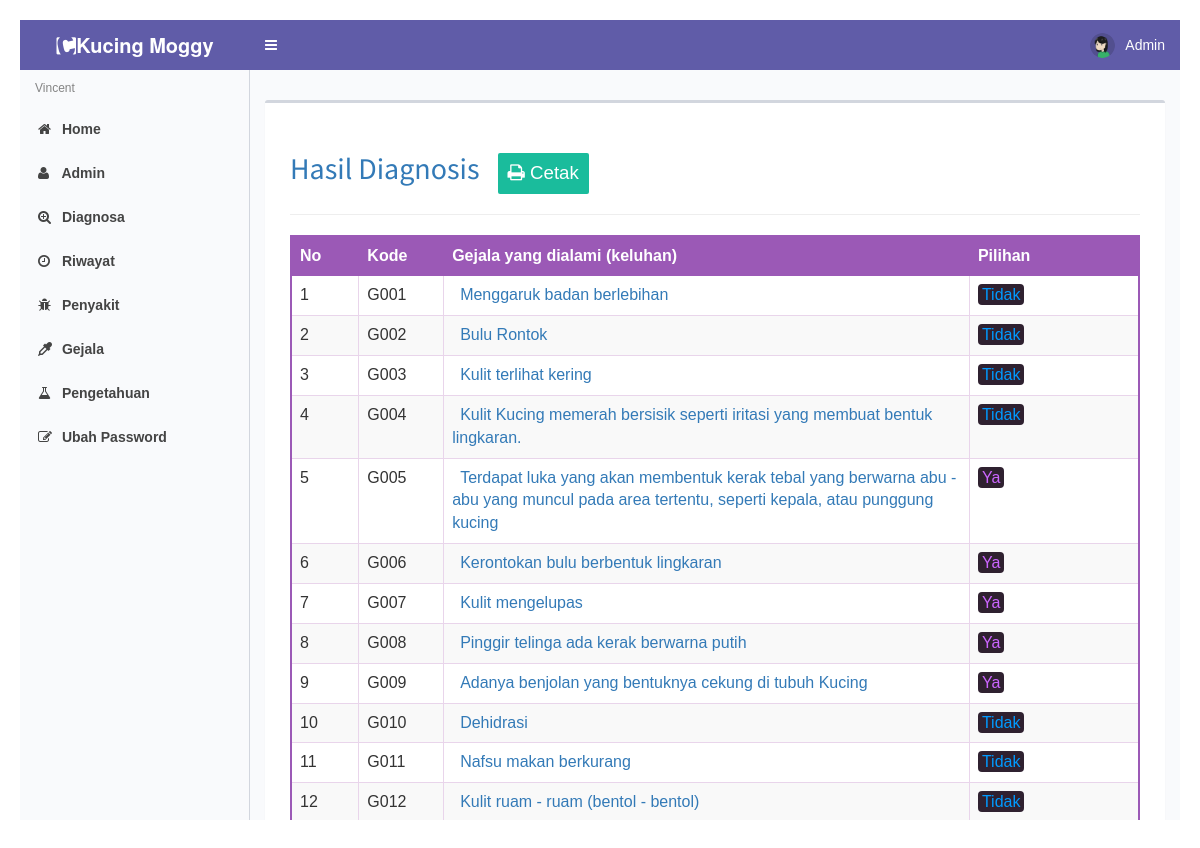
/riwayat-detail/161 (signed in), run on the app's committed database.
### tables this page shows
CREATE TABLE `gejala` (
  `kode_gejala` int(11) NOT NULL,
  `nama_gejala` varchar(500) NOT NULL,
  `pertanyaan` varchar(500) NOT NULL
);

### modul/riwayat/detail.php (the view, shortened to what this page needs)
<?php
if ($_GET['id']) {
  $arcolor = array('#ffffff', '#cc66ff', '#019AFF', '#00CBFD', '#00FEFE', '#A4F804', '#FFFC00', '#FDCD01', '#FD9A01', '#FB6700');
  $argejala = array();
  $sqlkondisi = mysqli_query($conn, "SELECT * FROM kondisi order by id+0");
  while ($rkondisi = mysqli_fetch_array($sqlkondisi)) {
    $arkondisitext[$rkondisi['id']] = $rkondisi['kondisi'];
  }
  $sqlpkt = mysqli_query($conn, "SELECT * FROM penyakit order by kode_penyakit+0");
  while ($rpkt = mysqli_fetch_array($sqlpkt)) {
    $arpkt[$rpkt['kode_penyakit']] = $rpkt['nama_penyakit'];
    $argpkt[$rpkt['kode_penyakit']] = $rpkt['gambar'];
  }
  $sqlhasil = mysqli_query($conn, "SELECT * FROM hasil where id_hasil=" . $_GET['id']);
  while ($rhasil = mysqli_fetch_array($sqlhasil)) {
    $arpenyakit = unserialize($rhasil['penyakit']);
    $argejala = unserialize($rhasil['gejala']);
  }
  echo "<div class='content'>
	<h2 class='text text-primary'>Hasil Diagnosis &nbsp;&nbsp;<button id='print' onClick='window.print();' data-toggle='tooltip' data-placement='right' title='Klik tombol ini untuk mencetak hasil diagnosa'><i class='fa fa-print'></i> Cetak</button> </h2>
		  <hr><table class='table table-bordered table-striped diagnosa'>
          <th width=8%>No</th>
          <th width=10%>Kode</th>
          <th>Gejala yang dialami (keluhan)</th>
          <th width=20%>Pilihan</th>
          </tr>";
  $ig = 0;
  foreach ($argejala as $key => $value) {
    $kondisi = $value;
    $ig++;
    $sql4 = mysqli_query($conn, "SELECT * FROM gejala where kode_gejala = '$key'");
    $r4 = mysqli_fetch_array($sql4);
    echo '<tr><td>' . $ig . '</td>';
    echo '<td>G' . str_pad($r4['kode_gejala'], 3, '0', STR_PAD_LEFT) . '</td>';
    echo '<td><span class="hasil text text-primary">' . $r4['nama_gejala'] . "</span></td>";
    echo '<td><span class="kondisipilih" style="color:' . $arcolor[$kondisi] . '">' . $arkondisitext[$kondisi] . "</span></td></tr>";
  }
  $np = 0;
  foreach ($arpenyakit as $key => $value) {
    $np++;
    $idpkt[$np] = $key;
    $nmpkt[$np] = $arpkt[$key];
    $vlpkt[$np] = $value;
  }
  if ($argpkt[$idpkt[1]]) {
    $gambar = 'gambar/penyakit/' . $argpkt[$idpkt[1]];
  } else {
    $gambar = 'gambar/noimage.png';
  }
  echo "</table><div class='well well-small'><img class='card-img-top img-bordered-sm' style='float:right; margin-left:15px;' src='" . $gambar . "' height=200><h3>Hasil Diagnosa</h3>";
  echo "<div class='callout callout-default'>Jenis penyakit yang diderita adalah <b><h3 class='text text-success'>" . $nmpkt[1] . "</b> / " . round($vlpkt[1], 2) . " % (" . $vlpkt[1] . ")<br></h3>";
  echo "</div></div><div class='box box-info box-solid'><div class='box-header with-border'><h3 class='box-title'>Detail</h3></div><div class='box-body'><h4>";
  echo "</h4></div></div>
          <div class='box box-warning box-solid'><div class='box-header with-border'><h3 class='box-title'>Saran</h3></div><div class='box-body'><h4>";
  echo "</h4></div></div>
          <div class='box box-danger box-solid'><div class='box-header with-border'><h3 class='box-title'>Kemungkinan lain:</h3></div><div class='box-body'><h4>";
  echo "</div></div>
		  </div>";
}
?>

### index.php (shortened to what this page needs)
<!DOCTYPE html>
<html>
<head>
  <link href="css/font-awesome-4.2.0/font-awesome-4.2.0/css/font-awesome.min.css" rel="stylesheet">
  <link href="css/owl-carousel/owl.carousel.css" rel="stylesheet" media="all">
  <link href="css/owl-carousel/owl.theme.css" rel="stylesheet" media="all">
  <link href="css/magnific-popup.css" type="text/css" rel="stylesheet" media="all" />
  <link href="css/font.css" rel="stylesheet" type="text/css" media="all">
  <link href="css/fontello.css" rel="stylesheet" type="text/css" media="all">
  <link href="css/main.css" rel="stylesheet" type="text/css" media="all" />
  <link rel=stylesheet href="css/paging.css" type="text/css" media=screen>
  <link rel="stylesheet" href="aset/bootstrap.css">
  <link rel="stylesheet" href="aset/AdminLTE.css">
  <link rel="stylesheet" href="aset/cinta.css">
  <link rel="stylesheet" href="aset/Ionicons/css/ionicons.min.css">
  <link rel="stylesheet" href="aset/skins/_all-skins.min.css">
  <link rel="stylesheet" href="aset/custom.css">
  <link rel="stylesheet" href="aset/icheck/green.css">
  <link rel="stylesheet" href="css/style.css">
</head>
<body id="pakarkucing" class="hold-transition skin-purple-light sidebar-mini">
  <div class="wrapper">
    <header class="main-header">
      <a href="./" class="logo">
        <span class="logo-lg"><b><i class="fa fa-contao" aria-hidden="true"></i>Kucing Moggy</b></span>
      </a>
      <nav class="navbar navbar-static-top" role="navigation">
        <a href="#" class="sidebar-toggle" data-toggle="offcanvas" role="button">
        </a>
        <div class="navbar-custom-menu">
          <ul class="nav navbar-nav">
            <?php
            if (isset($_SESSION['username']) && isset($_SESSION['password'])) {
            ?>
              <li class="dropdown user user-menu">
                <a href="#" class="dropdown-toggle" data-toggle="dropdown">
                  <img src="gambar/admin/admin.png" class="user-image" alt="User Image">
                  <?php echo ucfirst($_SESSION['username']); ?>
                </a>
              </li>
            <?php } ?>
          </ul>
        </div>
      </nav>
    </header>
    <aside class="main-sidebar">
      <section class="sidebar">
        <ul class="sidebar-menu">
          <li class="header">Vincent</li>
          <?php include "menu.php"; ?>
      </section>
    </aside>
    <div class="content-wrapper" style="min-height: 310px;">
      <section class="content-header">
      </section>
      <section class="content">
        <div class="box">
          <div class="box-body">
            <?php include "content.php"; ?>
          </div>
        </div>
      </section>
    </div>
  </div>
</body>
</html>

### menu.php (shortened to what this page needs)
<?php
$module = $_GET['module'];
?>
<li><a <?php if ($module == "") echo 'class="active"'; ?> href="./"><i class="fa fa-home"></i> <span>Home</span></a><li>
  <?php
  if (isset($_SESSION['username']) && isset($_SESSION['password'])) {
      ?>
    <li><a <?php if ($module == "admin") echo 'class="active"'; ?> href="admin"><i class="fa fa-user"></i> <span>Admin</span></a><li>
    <li><a <?php if ($module == "diagnosa") echo 'class="active"'; ?> href="diagnosa"><i class="fa fa-search-plus"></i> <span>Diagnosa</span></a><li>
    <li><a <?php if ($module == "riwayat") echo 'class="active"'; ?> href="riwayat"><i class="fa fa-clock-o"></i> <span>Riwayat</span></a><li>
    <li><a <?php if ($module == "penyakit") echo 'class="active"'; ?> href="penyakit"><i class="fa fa-bug"></i> <span>Penyakit</span></a><li>
    <li><a <?php if ($module == "gejala") echo 'class="active"'; ?> href="gejala"><i class="fa fa-eyedropper"></i> <span>Gejala</span></a><li>
    <li><a <?php if ($module == "pengetahuan") echo 'class="active"'; ?> href="pengetahuan"><i class="fa fa-flask"></i> <span>Pengetahuan</span></a><li>
    <li><a <?php if ($module == "password") echo 'class="active"'; ?> href="password"><i class="fa fa-edit"></i> <span>Ubah Password</span></a><li>
      <?php
  }else {
      ?>
    <li><a <?php if ($module == "diagnosa") echo 'class="active"'; ?> href="diagnosa"><i class="fa fa-search-plus"></i> <span>Diagnosa</span></a><li>
      <div class="container"></div>
      <?php
  }
  ?>

### content.php
<?php
if ($module == "") {
    include "modul/welcome.php";
} elseif ($module == "tentang") {
    include "modul/tentang.php";
} elseif ($module == "bantuan") {
    include "modul/bantuan.php";
} elseif ($module == "harga") {
    include "modul/harga.php";
} elseif ($module == "diagnosa") {
    include "modul/diagnosa/diagnosa.php";
} elseif ($module == "penyakit") {
    include "modul/penyakit/penyakit.php";
} elseif ($module == "admin") {
    include "modul/admin/admin.php";
} elseif ($module == "gejala") {
    include "modul/gejala/gejala.php";
} elseif ($module == "pengetahuan") {
    include "modul/pengetahuan/pengetahuan.php";
} elseif ($module == "password") {
    include "modul/password/password.php";
} elseif ($module == "keterangan") {
    include "modul/keterangan.php";
} elseif ($module == "riwayat") {
    include "modul/riwayat/riwayat.php";
} elseif ($module == "riwayat-detail") {
    include "modul/riwayat/detail.php";
} elseif ($module == "formlogin") {
    include "modul/formlogin.php";
}
?>

### css/main.css (style rules this page uses)
#print { border-bottom: 0; border-top: 0; border-left: 0; border-right: 0; text-decoration: none; font-family: sans-serif; font-size: 14pt; background-color: #1abc9c; color: #FFF; border-radius: 2px; text-align: center; padding: 10px; margin-top: 5px; }

### css/style.css (style rules this page uses)
span.hasil { padding: 8px; }
table.diagnosa th { background-color: #9b59b6; color: #fff; }
table.diagnosa { border: 2px solid #9b59b6; }
table.table-bordered.diagnosa th { border: 1px solid #9b59b6; }
table.table-bordered.diagnosa td { border: 1px solid #e9d5eb; }
span.kondisipilih { background-color: #2f2130; padding: 2px 4px; border-radius: 4px; }

### index.php (style rules this page uses)
body { font-family: Arial, sans-serif; margin: 20px; }
.content-wrapper { background-color: #f9fafc !important; }

### data on the page
gejala: kode_gejala "001", nama_gejala "Menggaruk badan berlebihan", kondisi "Tidak"
gejala: kode_gejala "002", nama_gejala "Bulu Rontok", kondisi "Tidak"
gejala: kode_gejala "003", nama_gejala "Kulit terlihat kering", kondisi "Tidak"
gejala: kode_gejala "004", nama_gejala "Kulit Kucing memerah bersisik seperti iritasi yang membuat bentuk lingkaran.", kondisi "Tidak"
gejala: kode_gejala "005", nama_gejala "Terdapat luka yang akan membentuk kerak tebal yang berwarna abu - abu yang muncul pada area tertentu, seperti kepala, atau punggung kucing", kondisi "Ya"
gejala: kode_gejala "006", nama_gejala "Kerontokan bulu berbentuk lingkaran", kondisi "Ya"
gejala: kode_gejala "007", nama_gejala "Kulit mengelupas", kondisi "Ya"
gejala: kode_gejala "008", nama_gejala "Pinggir telinga ada kerak berwarna putih", kondisi "Ya"
gejala: kode_gejala "009", nama_gejala "Adanya benjolan yang bentuknya cekung di tubuh Kucing", kondisi "Ya"
gejala: kode_gejala "010", nama_gejala "Dehidrasi", kondisi "Tidak"
gejala: kode_gejala "011", nama_gejala "Nafsu makan berkurang", kondisi "Tidak"
gejala: kode_gejala "012", nama_gejala "Kulit ruam - ruam (bentol - bentol)", kondisi "Tidak"

### other printed values
$_SESSION['username'] "Admin"
